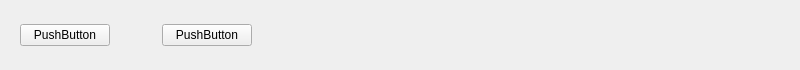
       <widget class="QFrame" name="frame_2">
        <property name="minimumSize">
         <size>
          <width>800</width>
          <height>70</height>
         </size>
        </property>
        <property name="maximumSize">
         <size>
          <width>16777215</width>
          <height>70</height>
         </size>
        </property>
        <property name="frameShape">
         <enum>QFrame::NoFrame</enum>
        </property>
        <property name="frameShadow">
         <enum>QFrame::Raised</enum>
        </property>
        <layout class="QHBoxLayout" name="horizontalLayout_6">
         <property name="spacing">
          <number>9</number>
         </property>
         <item>
          <widget class="QWidget" name="widget_6" native="true">
           <property name="maximumSize">
            <size>
             <width>250</width>
             <height>16777215</height>
            </size>
           </property>
           <layout class="QHBoxLayout" name="horizontalLayout_7">
            <item>
             <widget class="QPushButton" name="pushButton_5">
              <property name="text">
               <string>PushButton</string>
              </property>
             </widget>
            </item>
            <item>
             <widget class="QPushButton" name="pushButton_4">
              <property name="minimumSize">
               <size>
                <width>40</width>
                <height>40</height>
               </size>
              </property>
              <property name="maximumSize">
               <size>
                <width>40</width>
                <height>40</height>
               </size>
              </property>
              <property name="text">
               <string/>
              </property>
              <property name="icon">
               <iconset>
                <normaloff>play.png</normaloff>play.png</iconset>
              </property>
              <property name="iconSize">
               <size>
                <width>30</width>
                <height>30</height>
               </size>
              </property>
              <property name="flat">
               <bool>true</bool>
              </property>
             </widget>
            </item>
            <item>
             <widget class="QPushButton" name="pushButton_6">
              <property name="text">
               <string>PushButton</string>
              </property>
             </widget>
            </item>
           </layout>
          </widget>
         </item>
         <item>
          <widget class="QWidget" name="widget_7" native="true"/>
         </item>
        </layout>
       </widget>
